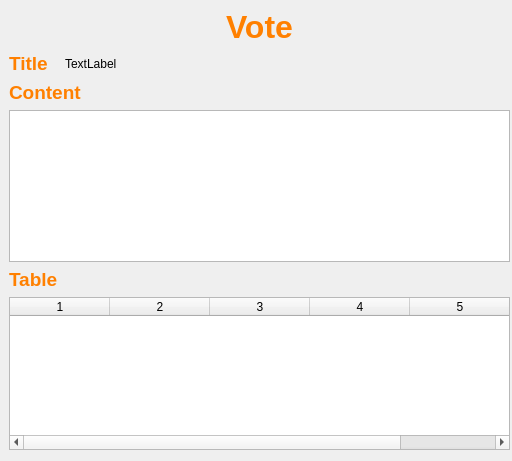
<?xml version="1.0" encoding="UTF-8"?>
<ui version="4.0">
 <class>UserVoteDialog</class>
 <widget class="QDialog" name="UserVoteDialog">
  <property name="geometry">
   <rect>
    <x>0</x>
    <y>0</y>
    <width>512</width>
    <height>461</height>
   </rect>
  </property>
  <property name="windowTitle">
   <string>Dialog</string>
  </property>
  <widget class="QWidget" name="verticalLayoutWidget">
   <property name="geometry">
    <rect>
     <x>9</x>
     <y>9</y>
     <width>501</width>
     <height>441</height>
    </rect>
   </property>
   <layout class="QVBoxLayout" name="verticalLayout">
    <item>
     <widget class="QLabel" name="label">
      <property name="text">
       <string>&lt;html&gt;&lt;head/&gt;&lt;body&gt;&lt;p align=&quot;center&quot;&gt;&lt;span style=&quot; font-size:24pt; font-weight:600; color:#ff8000;&quot;&gt;Vote&lt;/span&gt;&lt;/p&gt;&lt;/body&gt;&lt;/html&gt;</string>
      </property>
     </widget>
    </item>
    <item>
     <layout class="QHBoxLayout" name="horizontalLayout">
      <item>
       <widget class="QLabel" name="label_2">
        <property name="sizePolicy">
         <sizepolicy hsizetype="Fixed" vsizetype="Preferred">
          <horstretch>0</horstretch>
          <verstretch>0</verstretch>
         </sizepolicy>
        </property>
        <property name="minimumSize">
         <size>
          <width>50</width>
          <height>0</height>
         </size>
        </property>
        <property name="text">
         <string>&lt;html&gt;&lt;head/&gt;&lt;body&gt;&lt;p&gt;&lt;span style=&quot; font-size:14pt; font-weight:600; color:#ff8000;&quot;&gt;Title&lt;/span&gt;&lt;/p&gt;&lt;/body&gt;&lt;/html&gt;</string>
        </property>
       </widget>
      </item>
      <item>
       <widget class="QLabel" name="label_3">
        <property name="text">
         <string>TextLabel</string>
        </property>
       </widget>
      </item>
     </layout>
    </item>
    <item>
     <widget class="QLabel" name="label_4">
      <property name="text">
       <string>&lt;html&gt;&lt;head/&gt;&lt;body&gt;&lt;p&gt;&lt;span style=&quot; font-size:14pt; font-weight:600; color:#ff8000;&quot;&gt;Content&lt;/span&gt;&lt;/p&gt;&lt;/body&gt;&lt;/html&gt;</string>
      </property>
     </widget>
    </item>
    <item>
     <widget class="QTextBrowser" name="textBrowser"/>
    </item>
    <item>
     <widget class="QLabel" name="label_5">
      <property name="text">
       <string>&lt;html&gt;&lt;head/&gt;&lt;body&gt;&lt;p&gt;&lt;span style=&quot; font-size:14pt; font-weight:600; color:#ff8000;&quot;&gt;Table&lt;/span&gt;&lt;/p&gt;&lt;/body&gt;&lt;/html&gt;</string>
      </property>
     </widget>
    </item>
    <item>
     <widget class="QTableWidget" name="tableWidget">
      <property name="columnCount">
       <number>5</number>
      </property>
      <column/>
      <column/>
      <column/>
      <column/>
      <column/>
     </widget>
    </item>
   </layout>
  </widget>
  <zorder>verticalLayoutWidget</zorder>
  <zorder>textBrowser</zorder>
 </widget>
 <resources/>
 <connections/>
</ui>
